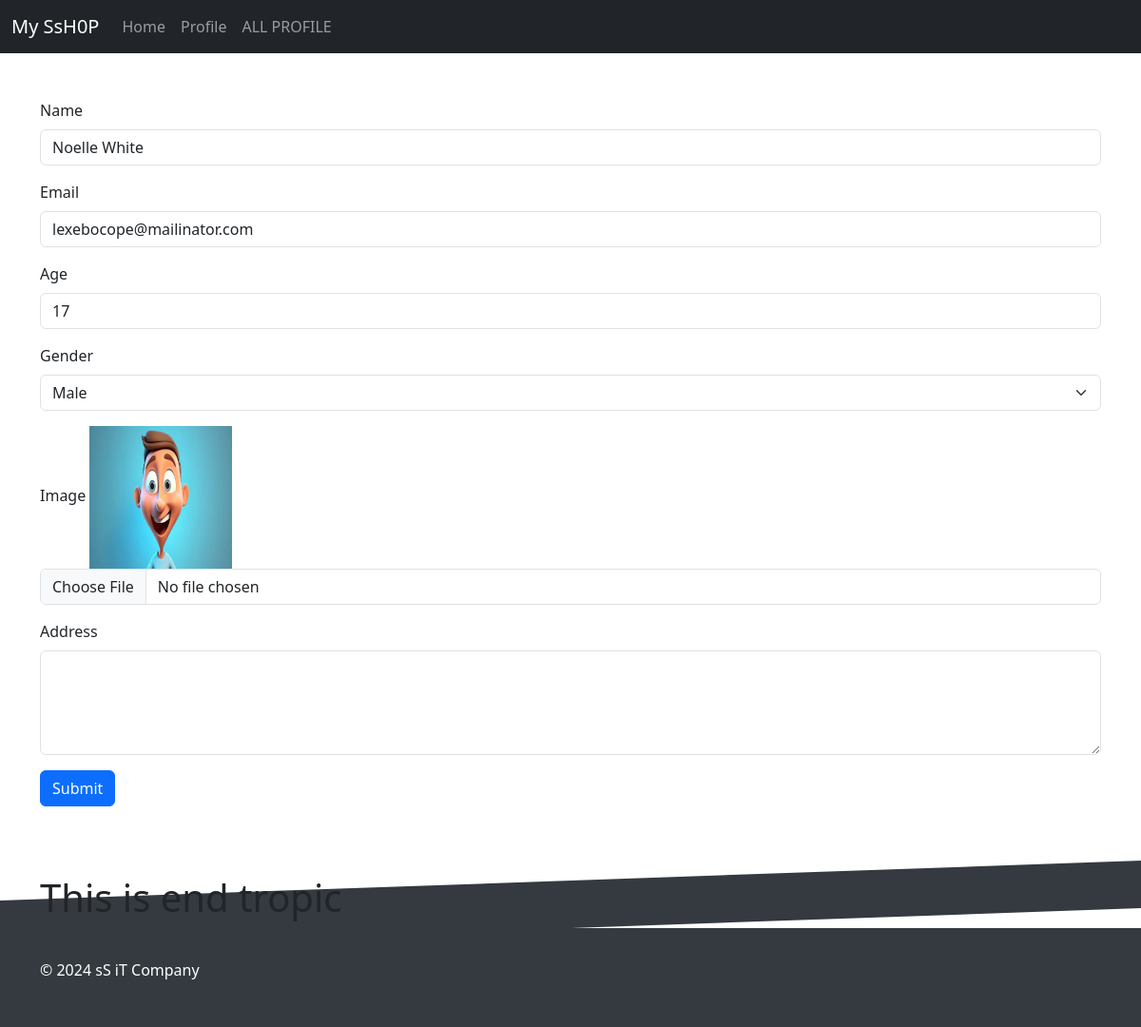
The page /update/8/ on the database its author committed.
### AA/models.py (models this page shows, shortened)
class Human(models.Model):
    GENDER = [
        ('Male', 'Male'),
        ('Female', 'Female'),
        ('Others', 'Others'),
    ]
    name = models.CharField(max_length=25)
    email = models.EmailField(max_length=25,null=True,blank=True)
    age = models.PositiveIntegerField(default=50)
    gender = models.CharField(max_length=6, choices=GENDER,null=True,blank=True)
    image = models.ImageField(upload_to='images/', default='def.jpg')  # Set your default image path
    address = models.TextField(max_length=400,null=True,blank=True)

### AA/views.py (the view, shortened to what this page needs)
# urls.py: path('update/<int:id>/', update, name='update'),
def update(request, id):
    prof = Human.objects.get(id=id)
    return render(request, "update.html", locals())

### TEMPLATES/update.html (shortened to what this page needs)
{% extends "base.html" %}
{% block body %}
<div class="container mt-5">
    <form method="POST" enctype="multipart/form-data">
        <div class="mb-3">
            <label for="name" class="form-label">Name</label>
            <input type="text" class="form-control" value="{{prof.name}}" id="name" name="name" required>
        </div>
        <div class="mb-3">
            <label for="email" class="form-label">Email</label>
            <input type="email" class="form-control" value="{{prof.email}}" id="email" name="email">
        </div>
        <div class="mb-3">
            <label for="age" class="form-label">Age</label>
            <input type="number" class="form-control" value= "{{prof.age}}" id="age" name="age" value="50">
        </div>
        <div class="mb-3">
            <label for="gender" class="form-label">Gender</label>
            <select class="form-select" id="gender" name="gender">
                <option value="Male">Male</option>
            </select>
        </div>
        <div class="mb-3">
            <label for="image" class="form-label">Image</label>
            <img style="height:150px; width:150px;" src="{{ prof.image.url }}" alt="">
            <input type="file" class="form-control"  id="image" name="image">
        </div>
        <div class="mb-3">
            <label for="address" class="form-label">Address</label>
            <textarea class="form-control" id="address" name="address" rows="4"></textarea>
        </div>
        <button type="submit" class="btn btn-primary btn-hover">Submit</button>
    </form>
</div>
{% endblock %}

### rows shown on the page
Human: name "Noelle White", email "lexebocope@mailinator.com", age "17", image (picture)
